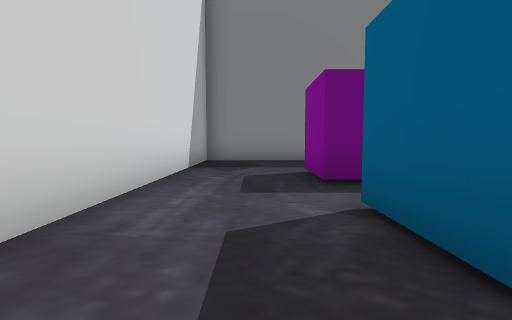
view 1 (above)

16 first-person views from a walk through a 3-D level made in the Unity game engine. The camera is 1.2 m above the floor, tilts 4° down and sees 85° across. The floor is counted in squares, 2 m on a side. Each view is taken from the middle of a square. On the plan, view 1 faces up. The plan holds only what a view shows up to about 9 squares ahead; the rest is blank.

view 2
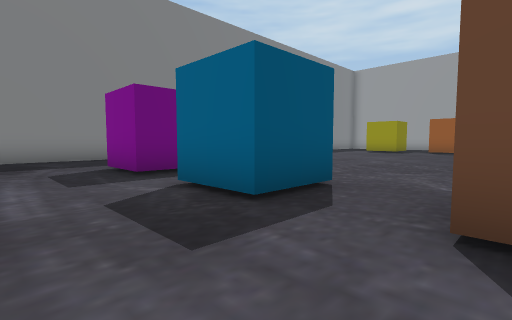

view 3
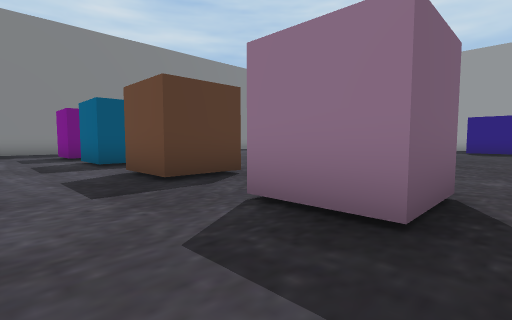

view 4
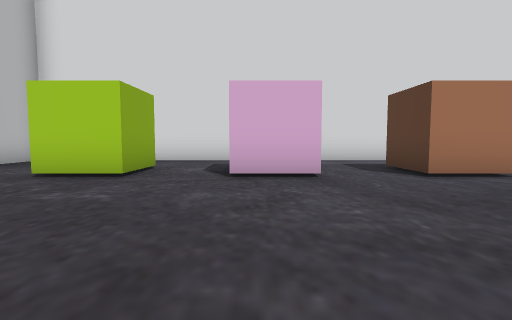

view 5
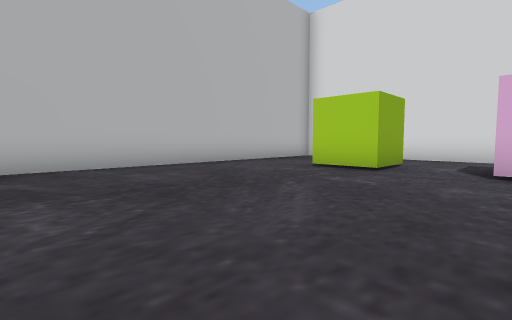

view 6
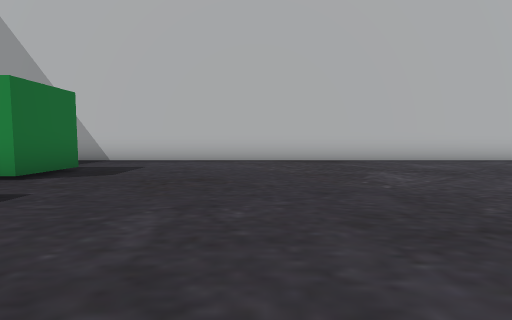

view 7
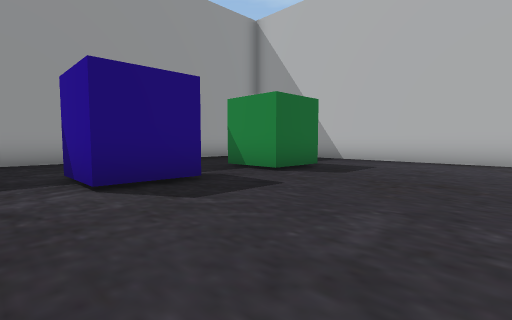

view 8
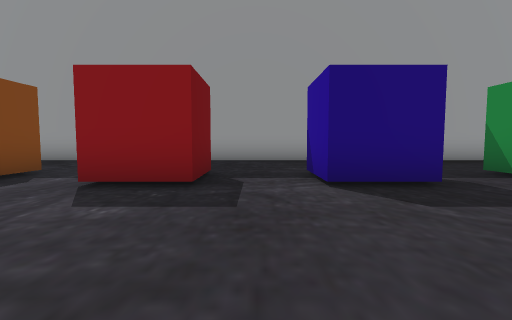

view 9
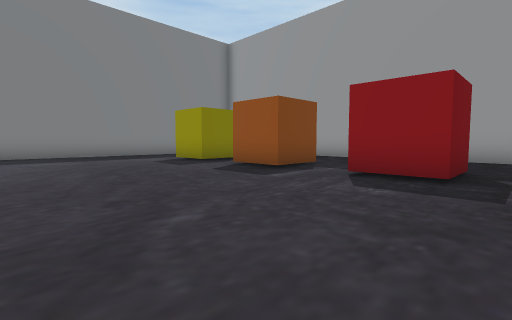

view 10
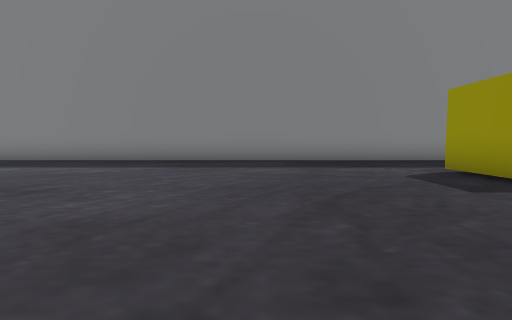

view 11
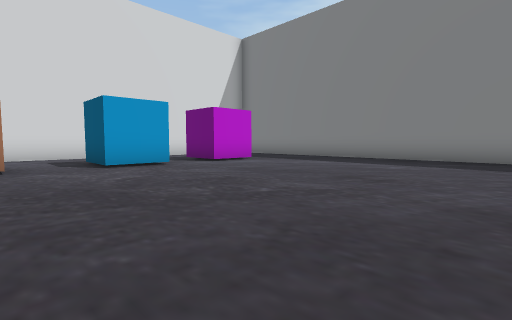

view 12
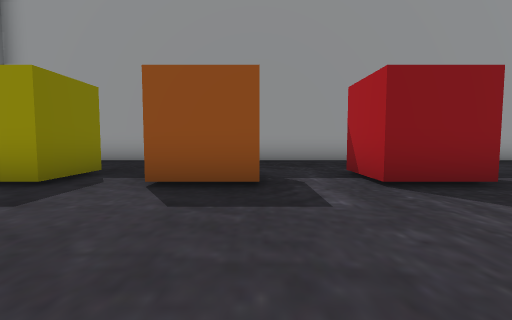

view 13
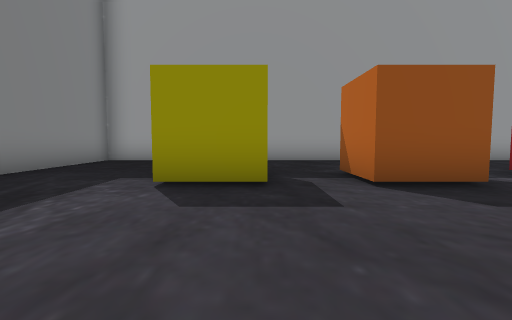

view 14
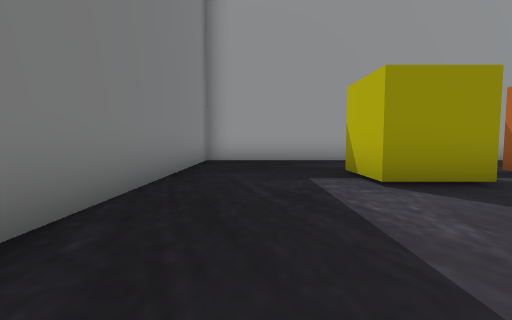

view 15
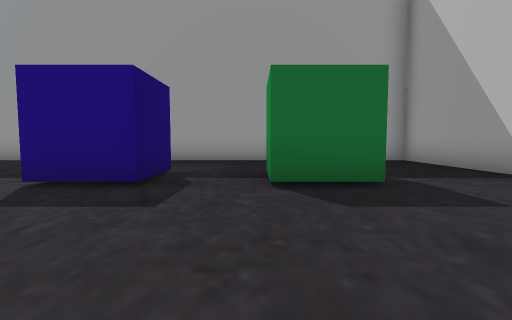

view 16
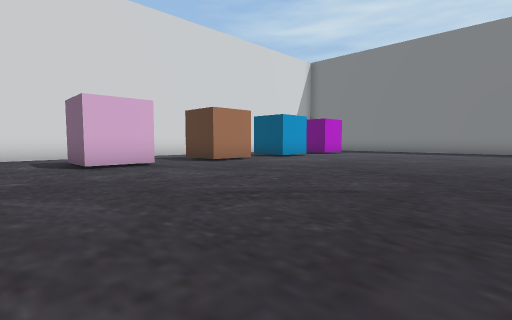

### Floor plan
Points are (right, up) in squares from view 1. A wall is a line through its corners. A room is listed if a view was taken in it or the views show most of it. See-through windows are left out.
Room 1 (view 1)
walls: (-1.5, 2.5) (-1.5, -0.5); (2.4, 1) (0.9, 1) (0.9, 2.5)
ways out: opening at (-0.5, -1.5) to room 2; opening at (1.5, 0) to room 4; opening at (-0.5, 1.5) to room 5
Room 2 (view 2)
walls: (2.4, -2.2) (0.9, -2.2) (0.9, -0.6); (0.9, -5.4) (0.9, -3.9); (-1.5, -0.5) (-1.5, -3)
ways out: opening at (-0.5, -1.5) to room 1; opening at (-0.5, -4.5) to room 3; opening at (1.5, -3) to room 4
Room 3 (view 3)
walls: (0.9, -7.2) (2.4, -7.2); (-1.5, -4.9) (-1.5, -8.1); (2.4, -5.4) (0.9, -5.4)
ways out: opening at (-0.5, -4.5) to room 2; opening at (-0.5, -8) to room 4; opening at (1.5, -6.5) to room 4
Room 4 (views 4, 5, 6, 7, 8, 9, 10, 11, 12, 13, 14, 15, 16)
walls: (15.2, -2.2) (13.6, -2.2) (13.6, -0.7) (15.2, -0.7); (15.2, 1) (13.6, 1) (13.6, 2.4) (15.2, 2.4); (15.1, -5.4) (13.6, -5.4) (13.6, -3.9) (15.2, -3.9); (13.6, -8.8) (13.6, -7.2) (15.2, -7.2); (2.4, -0.6) (2.4, -2.2); (15.2, 3.8) (13.6, 3.8) (13.6, 5.3) (15.2, 5.3); (2.4, -3.9) (2.4, -5.4); (2.4, 2.5) (2.4, 1); (2.4, -7.2) (2.4, -8.8); (2.4, 5.2) (2.4, 3.8); (1.8, -11.5) (18.5, -11.5) (18.5, 8.5) (-1.5, 8.5) (-1.5, 5.5); (-1.1, -11.5) (0, -11.5)
ways out: opening at (1.5, 0) to room 1; opening at (1.5, -3) to room 2; opening at (-0.5, -8) to room 3; opening at (1.5, -6.5) to room 3; opening at (-0.5, 4.5) to room 5; opening at (1.5, 3) to room 5
Room 5 (no view inside)
walls: (-1.5, 5.5) (-1.5, 2.5); (2.4, 3.8) (0.9, 3.8) (0.9, 5.4)
ways out: opening at (-0.5, 1.5) to room 1; opening at (-0.5, 4.5) to room 4; opening at (1.5, 3) to room 4

Positions as (right, up) in squares from view 1, and headings:
1: (0, 0), facing up
2: (-1, -1), facing up-right
3: (-1, -6), facing up-right
4: (7, -5), facing left
5: (8, -5), facing down-left
6: (10, -3), facing down
7: (10, -3), facing down-right
8: (10, -3), facing right
9: (9, -3), facing up-right
10: (10, 0), facing up
11: (9, -1), facing up-left
12: (10, 1), facing right
13: (10, 4), facing right
14: (10, 7), facing right
15: (10, -7), facing right
16: (9, -7), facing up-left
